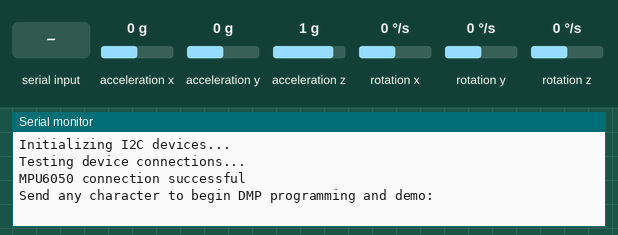
This sketch was run on a simulated Arduino Uno, built with avr-gcc and run on an emulated ATmega328P. On the bench: the last lines printed to the serial monitor. The test bench sets the inputs (shaded band); at power-on: rotation z 0 °/s, acceleration x 0 g, acceleration y 0 g, acceleration z 1 g, rotation x 0 °/s, rotation y 0 °/s. The sensor or clock chip raises its interrupt line as the real part does.

Above: at 0.9 s.
1.0 s: "1\n" received over Serial
At 1.4 s:
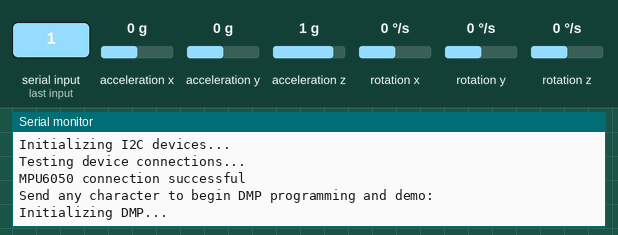
3.0 s: rotation z set to -100 °/s
At 3.7 s:
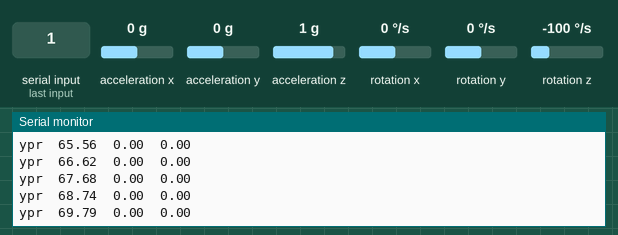
6.0 s: acceleration x set to -1.4 g
At 7.1 s:
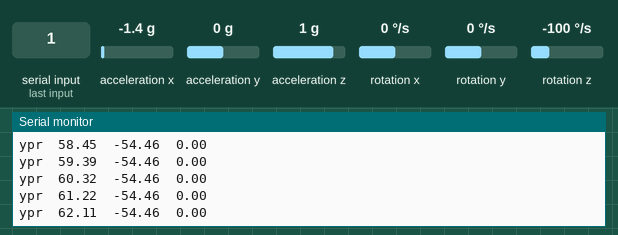
9.0 s: rotation z set to 0 °/s
At 9.8 s:
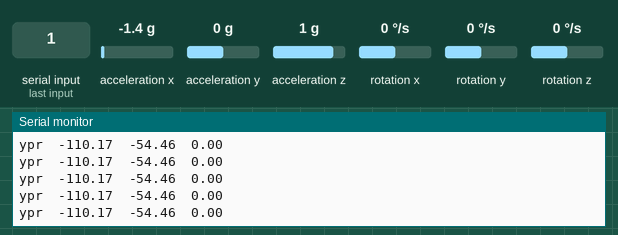
12.0 s: acceleration y set to -1.4 g
At 13.0 s:
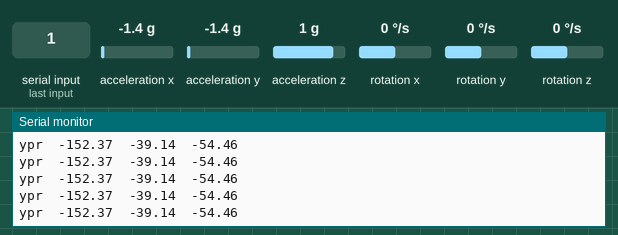
13.5 s: acceleration z set to -1.4 g
At 14.4 s:
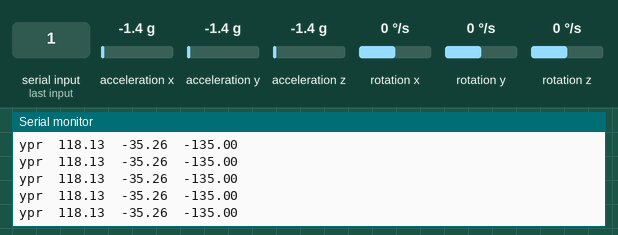
Timing chart, 0 to 16.0 s (numbered marks = the images above; inputs shaded):
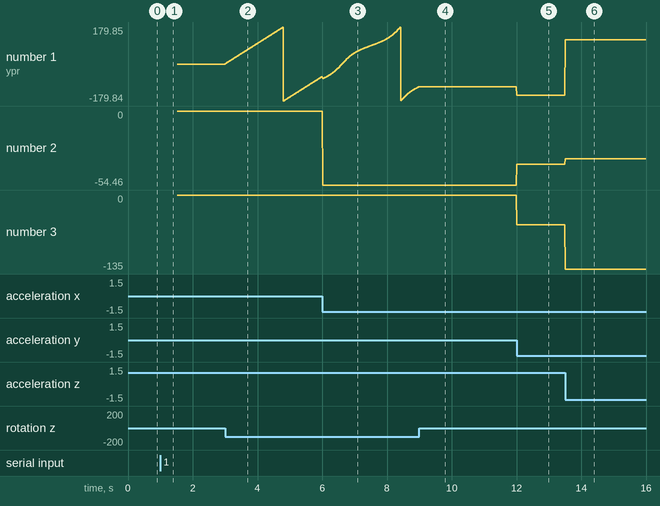

The sketch:

prueba_acc_promicro.ino
```cpp
#include "I2Cdev.h"

#include "MPU6050_6Axis_MotionApps20.h"

#if I2CDEV_IMPLEMENTATION == I2CDEV_ARDUINO_WIRE
    #include "Wire.h"
#endif

MPU6050 mpu;

// uncomment "OUTPUT_READABLE_QUATERNION" if you want to see the actual
// quaternion components in a [w, x, y, z] format (not best for parsing
// on a remote host such as Processing or something though)
//#define OUTPUT_READABLE_QUATERNION

// uncomment "OUTPUT_READABLE_EULER" if you want to see Euler angles
// (in degrees) calculated from the quaternions coming from the FIFO.
// Note that Euler angles suffer from gimbal lock (for more info, see
// http://en.wikipedia.org/wiki/Gimbal_lock)
//#define OUTPUT_READABLE_EULER

// uncomment "OUTPUT_READABLE_YAWPITCHROLL" if you want to see the yaw/
// pitch/roll angles (in degrees) calculated from the quaternions coming
// from the FIFO. Note this also requires gravity vector calculations.
// Also note that yaw/pitch/roll angles suffer from gimbal lock (for
// more info, see: http://en.wikipedia.org/wiki/Gimbal_lock)
#define OUTPUT_READABLE_YAWPITCHROLL

// uncomment "OUTPUT_READABLE_REALACCEL" if you want to see acceleration
// components with gravity removed. This acceleration reference frame is
// not compensated for orientation, so +X is always +X according to the
// sensor, just without the effects of gravity. If you want acceleration
// compensated for orientation, us OUTPUT_READABLE_WORLDACCEL instead.
//#define OUTPUT_READABLE_REALACCEL

// uncomment "OUTPUT_READABLE_WORLDACCEL" if you want to see acceleration
// components with gravity removed and adjusted for the world frame of
// reference (yaw is relative to initial orientation, since no magnetometer
// is present in this case). Could be quite handy in some cases.
//#define OUTPUT_READABLE_WORLDACCEL
//#define OUTPUT_READABLE_WORLDACCEL
// uncomment "OUTPUT_TEAPOT" if you want output that matches the
// format used for the InvenSense teapot demo
//#define OUTPUT_TEAPOT


//#define LED_PIN 13 // (Arduino is 13, Teensy is 11, Teensy++ is 6)
bool blinkState = false;

// MPU control/status vars
bool dmpReady = false;  // set true if DMP init was successful
uint8_t mpuIntStatus;   // holds actual interrupt status byte from MPU
uint8_t devStatus;      // return status after each device operation (0 = success, !0 = error)
uint16_t packetSize;    // expected DMP packet size (default is 42 bytes)
uint16_t fifoCount;     // count of all bytes currently in FIFO
uint8_t fifoBuffer[64]; // FIFO storage buffer

// orientation/motion vars
Quaternion q;           // [w, x, y, z]         quaternion container
VectorInt16 aa;         // [x, y, z]            accel sensor measurements
VectorInt16 aaReal;     // [x, y, z]            gravity-free accel sensor measurements
VectorInt16 aaWorld;    // [x, y, z]            world-frame accel sensor measurements
VectorFloat gravity;    // [x, y, z]            gravity vector
float euler[3];         // [psi, theta, phi]    Euler angle container
float ypr[3];           // [yaw, pitch, roll]   yaw/pitch/roll container and gravity vector

// packet structure for InvenSense teapot demo
uint8_t teapotPacket[14] = { '$', 0x02, 0,0, 0,0, 0,0, 0,0, 0x00, 0x00, '\r', '\n' };


// ================================================================
// ===               INTERRUPT DETECTION ROUTINE                ===
// ================================================================

volatile bool mpuInterrupt = false;     // indicates whether MPU interrupt pin has gone high
void dmpDataReady() {
    mpuInterrupt = true;
}


// ================================================================
// ===                      INITIAL SETUP                       ===
// ================================================================

void setup() {
    // join I2C bus (I2Cdev library doesn't do this automatically)
    #if I2CDEV_IMPLEMENTATION == I2CDEV_ARDUINO_WIRE
        Wire.begin();
        TWBR = 24; // 400kHz I2C clock (200kHz if CPU is 8MHz)
    #elif I2CDEV_IMPLEMENTATION == I2CDEV_BUILTIN_FASTWIRE
        Fastwire::setup(400, true);
    #endif

    // initialize serial communication
    // (115200 chosen because it is required for Teapot Demo output, but it's
    // really up to you depending on your project)
    Serial.begin(115200);
    while (!Serial); // wait for Leonardo enumeration, others continue immediately

    // NOTE: 8MHz or slower host processors, like the Teensy @ 3.3v or Ardunio
    // Pro Mini running at 3.3v, cannot handle this baud rate reliably due to
    // the baud timing being too misaligned with processor ticks. You must use
    // 38400 or slower in these cases, or use some kind of external separate
    // crystal solution for the UART timer.

    // initialize device
    Serial.println(F("Initializing I2C devices..."));
    mpu.initialize();

    // verify connection
    Serial.println(F("Testing device connections..."));
    Serial.println(mpu.testConnection() ? F("MPU6050 connection successful") : F("MPU6050 connection failed"));

    // wait for ready
    Serial.println(F("\nSend any character to begin DMP programming and demo: "));
    while (Serial.available() && Serial.read()); // empty buffer
    while (!Serial.available());                 // wait for data
    while (Serial.available() && Serial.read()); // empty buffer again

    // load and configure the DMP
    Serial.println(F("Initializing DMP..."));
    devStatus = mpu.dmpInitialize();

    // supply your own gyro offsets here, scaled for min sensitivity
//    mpu.setXGyroOffset(220);
//    mpu.setYGyroOffset(76);
//    mpu.setZGyroOffset(-85);
//    mpu.setZAccelOffset(1788); // 1688 factory default for my test chip

    // make sure it worked (returns 0 if so)
    if (devStatus == 0) {
        // turn on the DMP, now that it's ready
        Serial.println(F("Enabling DMP..."));
        mpu.setDMPEnabled(true);

        // enable Arduino interrupt detection
        Serial.println(F("Enabling interrupt detection (Arduino external interrupt 0)..."));
        attachInterrupt(4, dmpDataReady, RISING); //interrupt 4 -> pin 7 for pro micro
        mpuIntStatus = mpu.getIntStatus();

        // set our DMP Ready flag so the main loop() function knows it's okay to use it
        Serial.println(F("DMP ready! Waiting for first interrupt..."));
        dmpReady = true;

        // get expected DMP packet size for later comparison
        packetSize = mpu.dmpGetFIFOPacketSize();
    } else {
        // ERROR!
        // 1 = initial memory load failed
        // 2 = DMP configuration updates failed
        // (if it's going to break, usually the code will be 1)
        Serial.print(F("DMP Initialization failed (code "));
        Serial.print(devStatus);
        Serial.println(F(")"));
    }

    // configure LED for output
    //pinMode(LED_PIN, OUTPUT);
}


// ================================================================
// ===                    MAIN PROGRAM LOOP                     ===
// ================================================================

void loop() {
    // if programming failed, don't try to do anything
    if (!dmpReady) return;

    // wait for MPU interrupt or extra packet(s) available
    while (!mpuInterrupt && fifoCount < packetSize) {
        // other program behavior stuff here
        // .
        // .
        // .
        // if you are really paranoid you can frequently test in between other
        // stuff to see if mpuInterrupt is true, and if so, "break;" from the
        // while() loop to immediately process the MPU data
        // .
        // .
        // .
    }

    // reset interrupt flag and get INT_STATUS byte
    mpuInterrupt = false;
    mpuIntStatus = mpu.getIntStatus();

    // get current FIFO count
    fifoCount = mpu.getFIFOCount();

    // check for overflow (this should never happen unless our code is too inefficient)
    if ((mpuIntStatus & 0x10) || fifoCount == 1024) {
        // reset so we can continue cleanly
        mpu.resetFIFO();
        Serial.println(F("FIFO overflow!"));

    // otherwise, check for DMP data ready interrupt (this should happen frequently)
    } else if (mpuIntStatus & 0x02) {
        // wait for correct available data length, should be a VERY short wait
        while (fifoCount < packetSize) fifoCount = mpu.getFIFOCount();

        // read a packet from FIFO
        mpu.getFIFOBytes(fifoBuffer, packetSize);

        // track FIFO count here in case there is > 1 packet available
        // (this lets us immediately read more without waiting for an interrupt)
        fifoCount -= packetSize;

        #ifdef OUTPUT_READABLE_QUATERNION
            // display quaternion values in easy matrix form: w x y z
            mpu.dmpGetQuaternion(&q, fifoBuffer);
            Serial.print("quat\t");
            Serial.print(q.w);
            Serial.print("\t");
            Serial.print(q.x);
            Serial.print("\t");
            Serial.print(q.y);
            Serial.print("\t");
            Serial.println(q.z);
        #endif

        #ifdef OUTPUT_READABLE_EULER
            // display Euler angles in degrees
            mpu.dmpGetQuaternion(&q, fifoBuffer);
            mpu.dmpGetEuler(euler, &q);
            Serial.print("euler\t");
            Serial.print(euler[0] * 180/M_PI);
            Serial.print("\t");
            Serial.print(euler[1] * 180/M_PI);
            Serial.print("\t");
            Serial.println(euler[2] * 180/M_PI);
        #endif

        #ifdef OUTPUT_READABLE_YAWPITCHROLL
            // display Euler angles in degrees
            mpu.dmpGetQuaternion(&q, fifoBuffer);
            mpu.dmpGetGravity(&gravity, &q);
            mpu.dmpGetYawPitchRoll(ypr, &q, &gravity);
            Serial.print("ypr\t");
            Serial.print(ypr[0] * 180/M_PI);
            Serial.print("\t");
            Serial.print(ypr[1] * 180/M_PI);
            Serial.print("\t");
            Serial.println(ypr[2] * 180/M_PI);
        #endif

        #ifdef OUTPUT_READABLE_REALACCEL
            // display real acceleration, adjusted to remove gravity
            mpu.dmpGetQuaternion(&q, fifoBuffer);
            mpu.dmpGetAccel(&aa, fifoBuffer);
            mpu.dmpGetGravity(&gravity, &q);
            mpu.dmpGetLinearAccel(&aaReal, &aa, &gravity);
            Serial.print("areal\t");
            Serial.print(aaReal.x);
            Serial.print("\t");
            Serial.print(aaReal.y);
            Serial.print("\t");
            Serial.println(aaReal.z);
        #endif

        #ifdef OUTPUT_READABLE_WORLDACCEL
            // display initial world-frame acceleration, adjusted to remove gravity
            // and rotated based on known orientation from quaternion
            mpu.dmpGetQuaternion(&q, fifoBuffer);
            mpu.dmpGetAccel(&aa, fifoBuffer);
            mpu.dmpGetGravity(&gravity, &q);
            mpu.dmpGetLinearAccel(&aaReal, &aa, &gravity);
            mpu.dmpGetLinearAccelInWorld(&aaWorld, &aaReal, &q);
            Serial.print("aworld\t");
            Serial.print(aaWorld.x);
            Serial.print("\t");
            Serial.print(aaWorld.y);
            Serial.print("\t");
            Serial.println(aaWorld.z);
        #endif

        #ifdef OUTPUT_TEAPOT
            // display quaternion values in InvenSense Teapot demo format:
            teapotPacket[2] = fifoBuffer[0];
            teapotPacket[3] = fifoBuffer[1];
            teapotPacket[4] = fifoBuffer[4];
            teapotPacket[5] = fifoBuffer[5];
            teapotPacket[6] = fifoBuffer[8];
            teapotPacket[7] = fifoBuffer[9];
            teapotPacket[8] = fifoBuffer[12];
            teapotPacket[9] = fifoBuffer[13];
            Serial.write(teapotPacket, 14);
            teapotPacket[11]++; // packetCount, loops at 0xFF on purpose
        #endif

        // blink LED to indicate activity
        blinkState = !blinkState;
        //digitalWrite(LED_PIN, blinkState);
    }
}
```

Measured:
- after the input at 1.0 s, the serial monitor: prints a new line at once (image 1)
- after the input at 3.0 s, the serial monitor: prints a new line at once (image 2)
- after the input at 12.0 s, the serial monitor: prints a new line at once (image 5)
- after the input at 13.5 s, the serial monitor: prints a new line at once (image 6)
- plotted number 1: 0 → -60.83 after the input at 3.0 s, -110.17 → -152.37 after the input at 12.0 s, -152.37 → 118.13 after the input at 13.5 s
- plotted number 2: -54.46 → -39.14 after the input at 12.0 s, -39.14 → -35.26 after the input at 13.5 s
- plotted number 3: -54.46 → -135 after the input at 13.5 s
